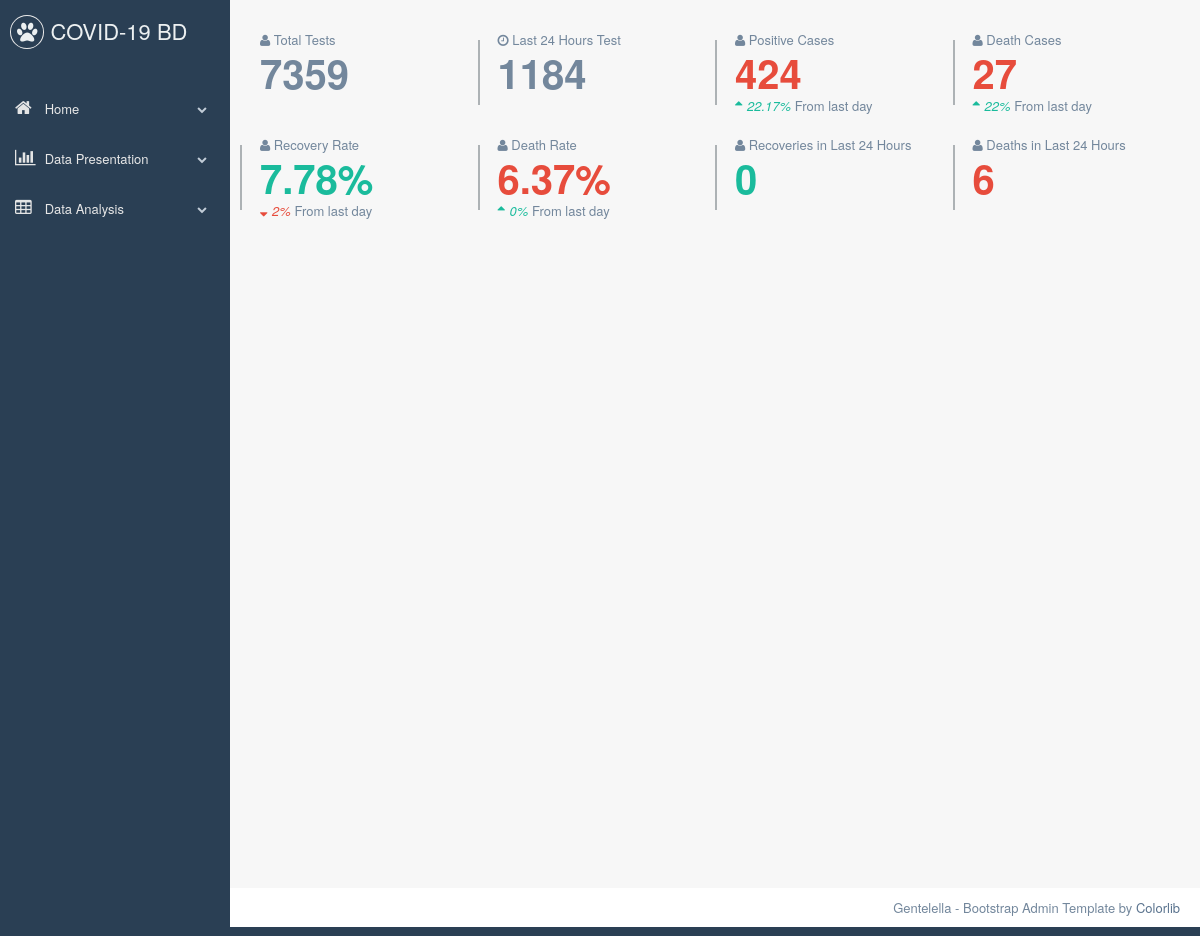
The page / on the database its author committed.
### tables this page shows
CREATE TABLE `iedcrdata` (
  `Date` date NOT NULL,
  `TOTAL COVID-19 TESTS` int(11) DEFAULT NULL,
  `LAST 24 Hours Test` int(11) DEFAULT NULL,
  `Covid-19 Positive Cases` int(11) NOT NULL,
  `Last 24Hours Cases` int(11) NOT NULL,
  `Recovered` int(11) NOT NULL,
  `Death Cases` int(11) NOT NULL,
  `Recovery Rate` float NOT NULL,
  `Death Rate` float NOT NULL,
  `New Recoveries` int(11) NOT NULL,
  `Deaths in last 24 hours` int(11) NOT NULL
);

### index.php (the view, shortened to what this page needs)
<?php
      include("config.php");
      $sql = "Select * from iedcrdata";
      $res = mysqli_query($con,$sql);
      $totalTests = array();
      $testsInPreviousDay = array();
      $positiveCases = array();
      $last24HoursCases = array();
      $deathCases = array();
      $recoveryRate = array();
      $deathRate = array();
      $newRecoveries = array();
      $deathsInLast24Hours = array();
      while ($row = mysqli_fetch_array($res)) {
        $totalTests[] = $row['TOTAL COVID-19 TESTS'];
        $testsInPreviousDay[] = $row['LAST 24 Hours Test'];
        $positiveCases[] = $row['Covid-19 Positive Cases'];
        $last24HoursCases[] = $row['Last 24Hours Cases'];
        $deathCases[] = $row['Death Cases'];
        $recoveryRate[] = $row['Recovery Rate'];
        $deathRate[] = $row['Death Rate'];
        $newRecoveries[] = $row['New Recoveries'];
        $deathsInLast24Hours[] = $row['Deaths in last 24 hours'];
      }
      $count = count($totalTests);
      $percentagePositive = ($last24HoursCases[$count-1] / $positiveCases[$count-1]) * 100;
      $percentageDeath = ($deathsInLast24Hours[$count-1] / $deathCases[$count-1]) * 100;
      $percentageRecovery = $recoveryRate[$count-1] - $recoveryRate[$count-2];
      $percentageDeathRate = $deathRate[$count-1] - $deathRate[$count-2];
?>
<!DOCTYPE html>
<html lang="en">
  <head>
    <link href="vendors/bootstrap/dist/css/bootstrap.min.css" rel="stylesheet">
    <link href="vendors/font-awesome/css/font-awesome.min.css" rel="stylesheet">
    <link href="vendors/bootstrap-progressbar/css/bootstrap-progressbar-3.3.4.min.css" rel="stylesheet">
    <link href="build/css/custom.min.css" rel="stylesheet">
  </head>
  <body class="nav-md">
    <div class="container body">
      <div class="main_container">
        <div class="col-md-3 left_col">
          <div class="left_col scroll-view">
            <div class="navbar nav_title" style="border: 0;">
              <a href="index.html" class="site_title"><i class="fa fa-paw"></i> <span>COVID-19 BD</span></a>
            </div>
            <br />
            <div id="sidebar-menu" class="main_menu_side hidden-print main_menu">
              <div class="menu_section">
                <ul class="nav side-menu">
                  <li><a><i class="fa fa-home"></i> Home <span class="fa fa-chevron-down"></span></a>
                  </li>
                  <li><a><i class="fa fa-bar-chart-o"></i> Data Presentation<span class="fa fa-chevron-down"></span></a>
                  </li>
                  <li><a><i class="fa fa-table"></i> Data Analysis<span class="fa fa-chevron-down"></span></a>
                  </li>
                </ul>
              </div>
            </div>
          </div>
        </div>
        <div class="right_col" role="main">
          <div class="row" style="display: inline-block;" >
          <div class="tile_count">
            <div class="col-md-3 col-sm-4  tile_stats_count">
              <span class="count_top"><i class="fa fa-user"></i> Total Tests</span>
              <div class="count"><?php echo $totalTests[$count-1]; ?></div>
            </div>
            <div class="col-md-3 col-sm-4  tile_stats_count">
              <span class="count_top"><i class="fa fa-clock-o"></i> Last 24 Hours Test</span>
              <div class="count"><?php echo $testsInPreviousDay[$count-1]; ?></div>
            </div>
            <div class="col-md-3 col-sm-4  tile_stats_count">
              <span class="count_top"><i class="fa fa-user"></i> Positive Cases</span>
              <div class="count red"><?php echo $positiveCases[$count-1]; ?></div>
              <span class="count_bottom"><?php if($percentagePositive > 0) echo '<i class="green"><i class="fa fa-sort-asc"></i>' .round($percentagePositive,2) .'%</i> From last day</span>'; ?>
            </div>
            <div class="col-md-3 col-sm-4  tile_stats_count">
              <span class="count_top"><i class="fa fa-user"></i> Death Cases</span>
              <div class="count red"><?php echo $deathCases[$count-1]; ?></div>
              <span class="count_bottom"><?php if($percentageDeath > 0) echo '<i class="green"><i class="fa fa-sort-asc"></i>'.round($percentageDeath) .'%</i> From last day</span>'; ?>
            </div>
            <div class="col-md-3 col-sm-4  tile_stats_count">
              <span class="count_top"><i class="fa fa-user"></i> Recovery Rate</span>
              <div class="count green"><?php echo round($recoveryRate[$count-1],2); ?>%</div>
              <span class="count_bottom">
                <?php
                  if($percentageRecovery > 0)
                    echo '<i class="green"><i class="fa fa-sort-asc"></i>' .round($percentageRecovery) .'%</i> From last day</span>';
                  else
                    echo '<i class="red"><i class="fa fa-sort-desc"></i>' .abs(round($percentageRecovery)) .'%</i> From last day</span>';
                ?>
            </div>
            <div class="col-md-3 col-sm-4  tile_stats_count">
              <span class="count_top"><i class="fa fa-user"></i> Death Rate</span>
              <div class="count red"><?php echo round($deathRate[$count-1],2); ?>%</div>
              <span class="count_bottom">
                <?php
                  if($deathRate[$count-1] > $deathRate[$count-2])
                    echo '<i class="green"><i class="fa fa-sort-asc"></i>' .round($percentageDeathRate) .'%</i> From last day</span>';
                  else
                    echo '<i class="red"><i class="fa fa-sort-desc"></i>' .abs(round($percentageDeathRate)) .'%</i> From last day</span>';
                ?>
            </div>
            <div class="col-md-3 col-sm-4  tile_stats_count">
              <span class="count_top"><i class="fa fa-user"></i> Recoveries in Last 24 Hours</span>
              <div class="count green"><?php echo $newRecoveries[$count-1]; ?></div>
            </div>
            <div class="col-md-3 col-sm-4  tile_stats_count">
              <span class="count_top"><i class="fa fa-user"></i> Deaths in Last 24 Hours</span>
              <div class="count red"><?php echo $deathsInLast24Hours[$count-1]; ?></div>
            </div>
          </div>
        </div>
          <div class="row">
            <div class="col-md-12 col-sm-12 ">
                </div>
                </div>
          <br />
          <br />
        </div>
        <footer>
          <div class="pull-right">
            Gentelella - Bootstrap Admin Template by <a href="https://colorlib.com">Colorlib</a>
          </div>
          <div class="clearfix"></div>
        </footer>
      </div>
    </div>
  </body>
</html>

### rows shown on the page
iedcrdata: Death Cases "22", Death Cases "6"
iedcrdata: Deaths in last 24 hours "0"

### other values the page prints
$totalTests[$count-1] "7359"
$testsInPreviousDay[$count-1] "1184"
$positiveCases[$count-1] "424"
$percentagePositive "22.17"
$deathCases[$count-1] "27"
$recoveryRate[$count-1] "7.78"
abs(round($percentageRecovery)) "2"
$deathRate[$count-1] "6.37"
$percentageDeathRate "0"
